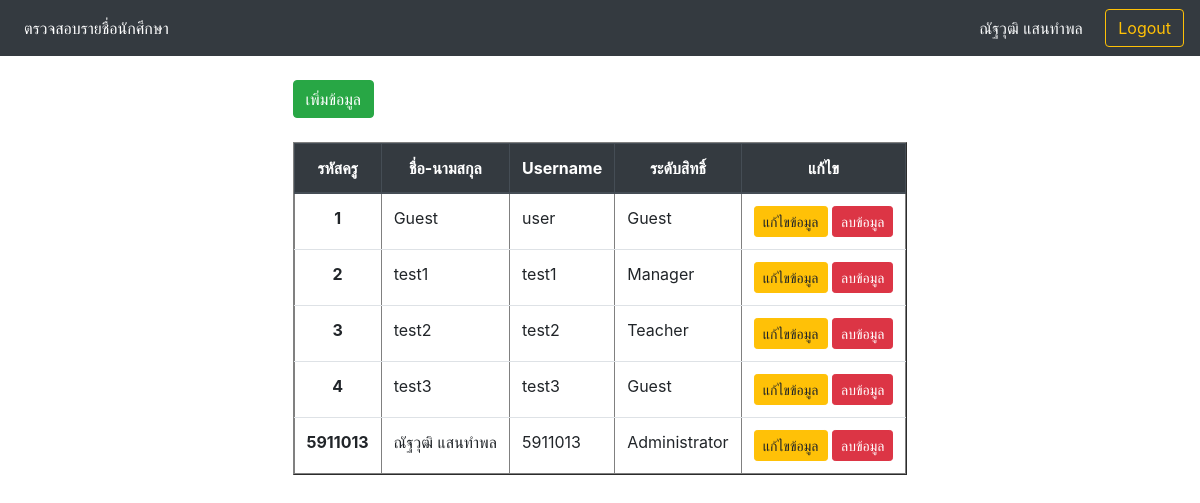
The page /member.php (signed in) on the database its author committed.
### tables this page shows
CREATE TABLE `member` (
  `mem_id` int(7) NOT NULL COMMENT 'รหัสสมาชิก',
  `mem_name` varchar(255) NOT NULL COMMENT 'ชื่อสมาชิก',
  `mem_user` varchar(200) NOT NULL COMMENT 'Username',
  `mem_pass` varchar(200) NOT NULL COMMENT 'Password',
  `lvl_id` int(9) NOT NULL COMMENT '  รหัสระดับสิทธิ์'
);

CREATE TABLE `level` (
  `lvl_id` int(1) NOT NULL COMMENT 'รหัสระดับสิทธิ์',
  `lvl_name` varchar(200) NOT NULL COMMENT 'ระดับสิทธิ์'
);

### member.php (the view, shortened to what this page needs)
<!DOCTYPE html>
<?php
include_once("connect/connect.php");
$strSQL   = "SELECT * FROM member LEFT JOIN level ON member.lvl_id = level.lvl_id ORDER BY mem_id asc";
$objQuery = mysqli_query($conn,$strSQL);
?>
<html>
<head>
	<link rel="stylesheet" href="https://stackpath.bootstrapcdn.com/bootstrap/4.3.1/css/bootstrap.min.css">
	<link rel="stylesheet" href="https://cdnjs.cloudflare.com/ajax/libs/jquery-confirm/3.3.2/jquery-confirm.min.css">
</head>
<body>
	<nav class="navbar navbar-expand-lg bg-dark navbar-dark ">
		<div class="collapse navbar-collapse" id="navbarSupportedContent">
			<?php if ($_SESSION['Status'] == 1) { ?>
				<ul class="navbar-nav mr-auto">
					<li class="nav-item">
						<a class="nav-link" href="chkview.php">ตรวจสอบรายชื่อนักศึกษา</a>
					</li>
					<li class="nav-item">
						<a class="nav-link" href="wrong.php">รายการความผิด</a>
					</li>
					<li class="nav-item active">
						<a class="nav-link " href="member.php">รายชื่อครู</a>
					</li>
					<li class="nav-item">
						<a class="nav-link " href="student.php">รายชื่อนักศึกษา</a>
					</li>
					<li class="nav-item ">
						<a class="nav-link " href="report.php">รายงาน</a>
					</li>
					<!--<li class="nav-item">
				          <a class="nav-link " href="level.php">จัดการสิทธิ์</a>
				        </li>-->
				</ul>
			<?php } else { ?><ul class="navbar-nav mr-auto">
					<li class="nav-item active">
						<a class="nav-link" href="chkview.php">ตรวจสอบรายชื่อนักศึกษา</a>
					</li>
				</ul>
			<?php } ?>
			<form class="form-inline my-2 my-lg-0">
				<div class="text-light"><?= $_SESSION["Name"] ?>&nbsp;
				</div>
				<button class="btn btn-outline-warning my-2 my-sm-0" type="button" onclick="window.location.href='logout.php'">Logout</button>
			</form>
		</div>
	</nav>
	<div class="container"><br>
		<div class="row justify-content-md-center">
			<div class="col-auto">
				<form action="add_member.php" method="POST" enctype="multipart/form-data" name="form1">
					<button type="submit" class="btn btn-success">เพิ่มข้อมูล</button>
				</form>
				<table border="1" class="table table-hover table-responsive">
					<thead class="thead-dark">
						<tr align="center">
							<th scope="col">รหัสครู</th>
							<th scope="col">ชื่อ-นามสกุล</th>
							<th scope="col">Username</th>
							<th scope="col">ระดับสิทธิ์</th>
							<th scope="col">แก้ไข</th>
						</tr>
					</thead>
					<tbody>
						<?php while ($objResult = mysqli_fetch_array($objQuery,MYSQLI_ASSOC)) { ?>
							<tr>
								<th scope="row" class="text-center"><?= $objResult["mem_id"] ?></th>
								<td><?= $objResult["mem_name"] ?></td>
								<td><?= $objResult["mem_user"] ?></td>
								<td><?= $objResult["lvl_name"] ?></td>
								<td align="center">
									<a href="edit_member.php?id=<?= $objResult['mem_id'] ?>" class="btn btn-warning btn-sm click">แก้ไขข้อมูล</a>
								    <a href="del_member.php?id=<?= $objResult['mem_id'] ?>" class="btn btn-sm btn-danger click">ลบข้อมูล</a>
								</td>
							</tr>
						<?php } ?>
					</tbody>
				</table>
			</div>
		</div>
	</div>
</body>
</html>

### rows shown on the page
member: mem_id "1", mem_name "Guest", mem_user "user", lvl.lvl_name "Guest"
member: mem_id "2", mem_name "test1", mem_user "test1", lvl.lvl_name "Manager"
member: mem_id "3", mem_name "test2", mem_user "test2", lvl.lvl_name "Teacher"
member: mem_id "4", mem_name "test3", mem_user "test3", lvl.lvl_name "Guest"
member: mem_id "5911013", mem_name "ณัฐวุฒิ แสนทำพล", mem_user "5911013", lvl.lvl_name "Administrator"

### other values the page prints
$_SESSION["Name"] "ณัฐวุฒิ แสนทำพล"
